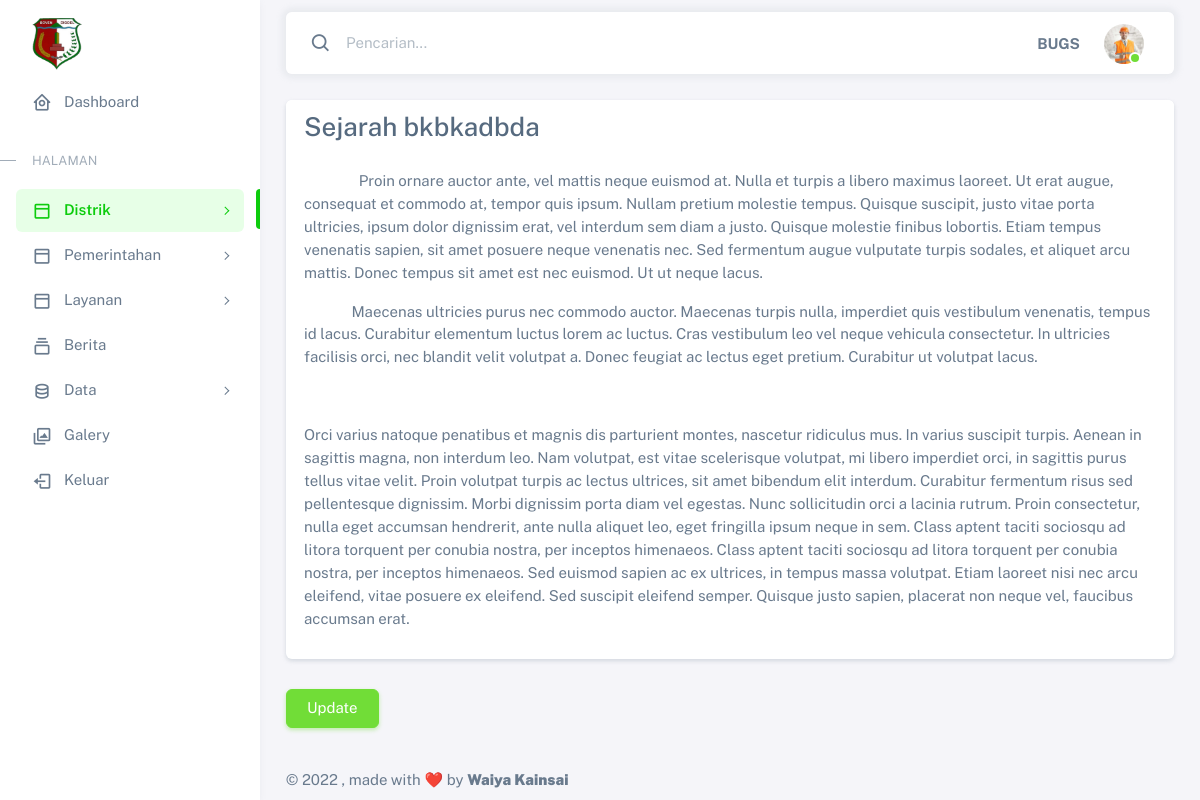
Page /panel/sejarahdistrik/ (signed in) on the earlier database version.
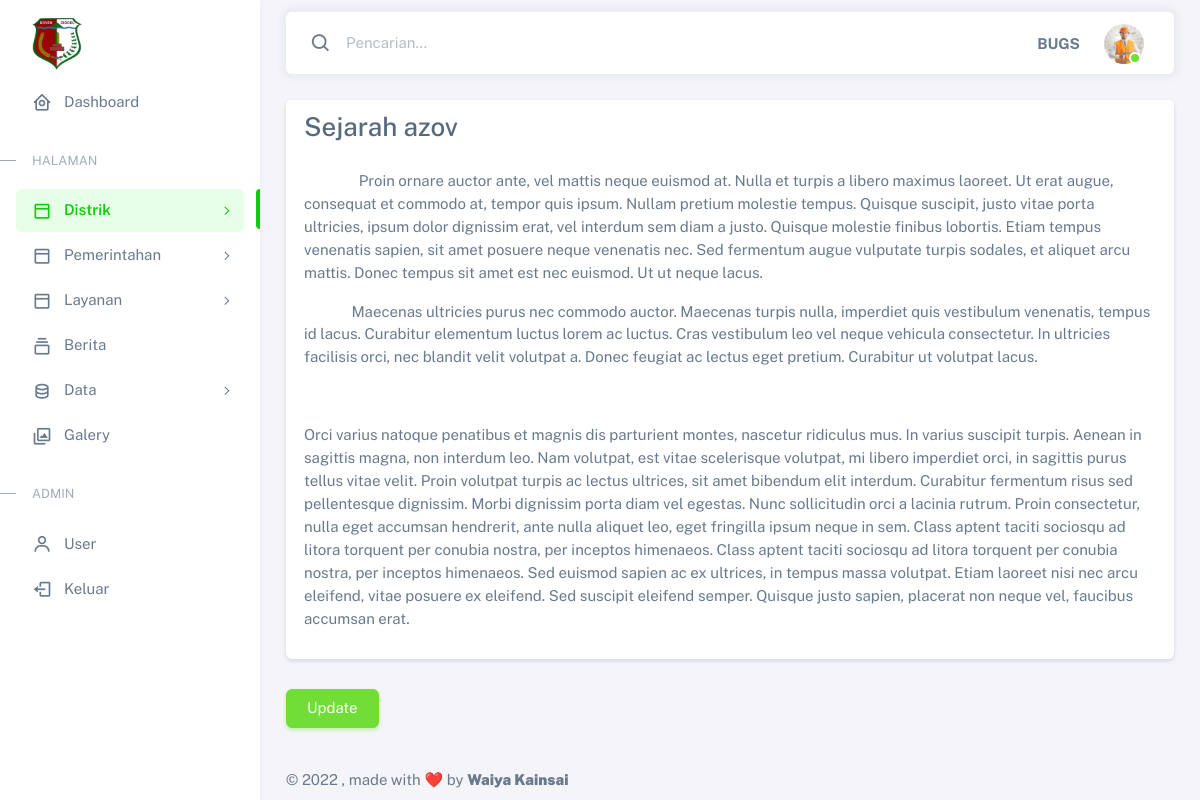
Same page on the later database version.
### sejarah/models.py (models this page shows, shortened)
class Sejarah(models.Model):
    judul = models.CharField(max_length=100)
    body = RichTextField(blank=True, null=True)

### panel/views.py (the view)
# urls.py: path('sejarahdistrik/',views.sejarah, name='getsejarah'),
@login_required(login_url='panel:login')
def sejarah(request):
    sejarah = Sejarah.objects.all()
    context ={
        'title' : 'Panel | Sejarah Distrik',
        'sejarah': sejarah,
    }
    return render(request, 'panel/sejarahdistrik.html', context)

### templates/panel/sejarahdistrik.html
{% extends '../adminbase.html' %}
{% block content %}
<div >
  {% for sejarah in sejarah %}
    <div class="card accordion-item active">
                      <h2 class="accordion-header" id="headingOne">
                        <div
                          class="accordion-button"
                          aria-expanded="true"
                          aria-controls="accordionOne"
                        >
                        <h3>
                        {{ sejarah.judul }}
                        </h3>
                        </div>
                      </h2>
                      <div
                        id="accordionOne"
                        class="accordion-collapse collapse show"
                        data-bs-parent="#accordionExample"
                      >
                        <div class="accordion-body">
                            {{sejarah.body | safe}}
                        </div>
                      </div>
    </div>
     <a href="{% url 'panel:updatesejarah' sejarah.id %}" class="btn btn-success tombolupdate">Update</a>
     {% endfor %}
</div>
{% endblock content %}

Differences in the rows shown:
changed Sejarah: judul "Sejarah bkbkadbda" → "Sejarah azov"
Other differences:
text now shown: "ADMIN User"
